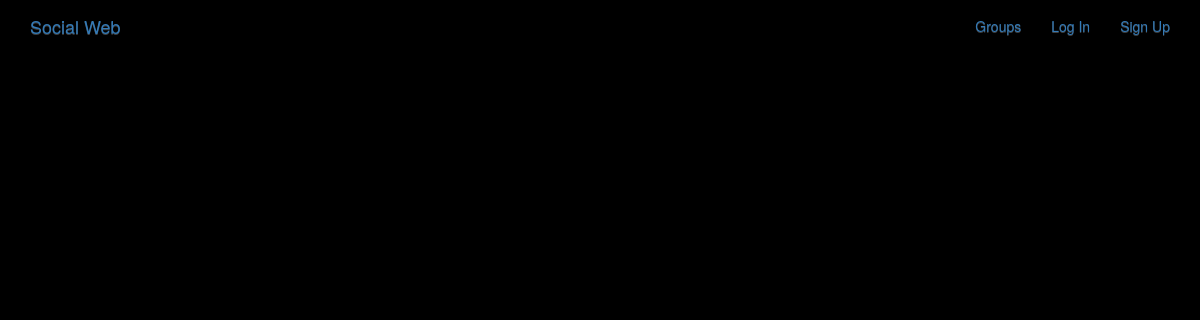
/posts/, run on an earlier commit of the app's database.
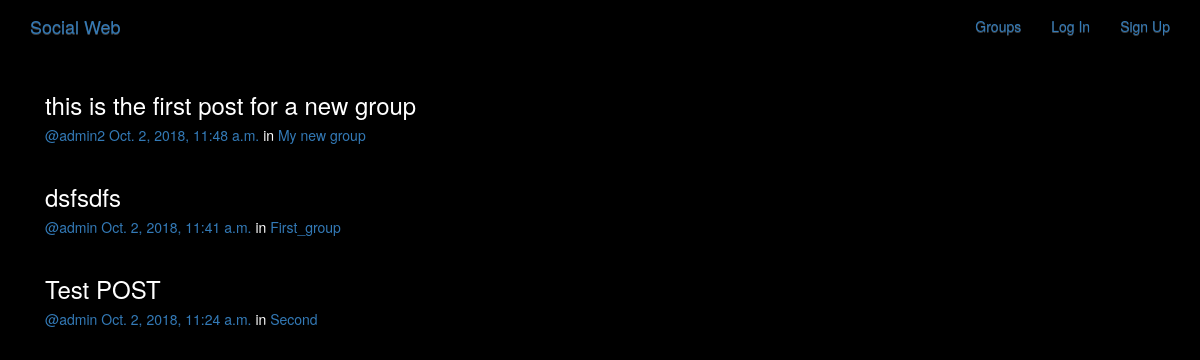
And on a later commit of the database.
### posts/models.py (models this page shows, shortened)
class Post(models.Model):
    user = models.ForeignKey(User, related_name='posts', on_delete=models.PROTECT)
    created_at = models.DateTimeField(auto_now=True)
    message = models.TextField()
    message_html = models.TextField(editable=False)
    group = models.ForeignKey(Group, related_name='posts', null=True, blank=True, on_delete=models.PROTECT)
    class Meta:
        ordering = ['-created_at']
        unique_together = ['user', 'message']

### groups/models.py (models this page shows, shortened)
class Group(models.Model):
    name = models.CharField(max_length=250, unique=True)
    slug = models.SlugField(allow_unicode=True, unique=True)
    description = models.TextField(blank=True, default='')
    description_html = models.TextField(editable=False, default='', blank=True)
    members = models.ManyToManyField(User, through='GroupMember')
    class Meta:
       ordering = ['name']

### posts/views.py (the view)
class PostList(SelectRelatedMixin, generic.ListView):
    model = models.Post
    select_related = ('user', 'group')

### posts/templates/posts/post_list.html (shortened to what this page needs)
{% extends "posts/post_base.html" %}
{% load humanize %}
{% block post_content %}
<div class="col-md-8">
	{% for post in post_list %}
        {% include "posts/_post.html" %}
	{% endfor %}
</div>
{% endblock %}

### posts/templates/posts/_post.html (shortened to what this page needs)
<div class="post media">
	<h3>{{ post.message_html|safe }}</h3>
	<div class="media-body">
		<h5 class="media-heading">
			<span class="username"><a href="{% url 'posts:for_user' username=post.user.username %}">@{{ post.user.username }}</a></span>
			<time class="time"><a href="{% url 'posts:single' username=post.user.username pk=post.pk %}">{{ post.created_at }}</a></time>
			{% if post.group %}
			<span class="group-name">in <a href="#">{{ post.group.name }}</a></span>
			{% endif %}
		</h5>
	</div>
</div>

What changed in the data, as far as the page shows it:
added Post: message_html "this is the first post for a new group", user.username "admin2", created_at "Oct. 2, 2018, 11:48 a.m.", group.name "My new group"
added Post: message_html "dsfsdfs", user.username "admin", created_at "Oct. 2, 2018, 11:41 a.m.", group.name "First_group"
added Post: message_html "Test POST", user.username "admin", created_at "Oct. 2, 2018, 11:24 a.m.", group.name "Second"
